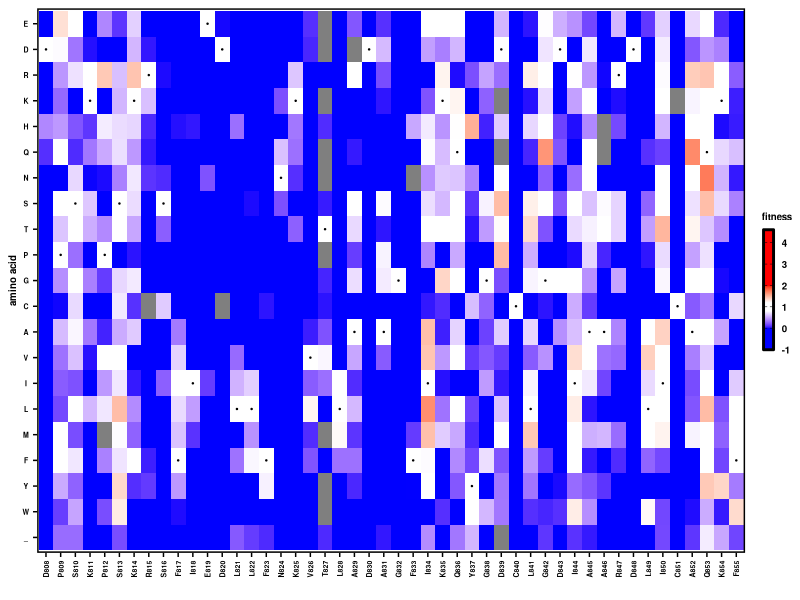
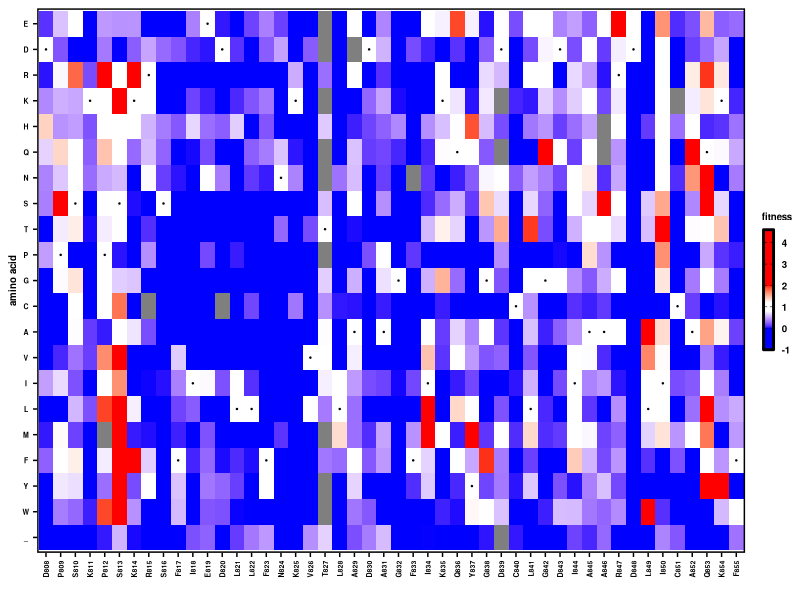
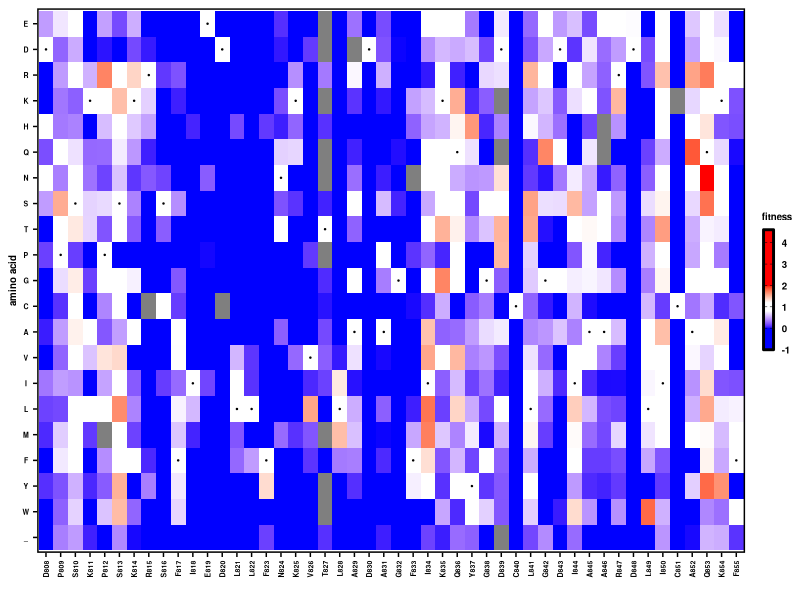
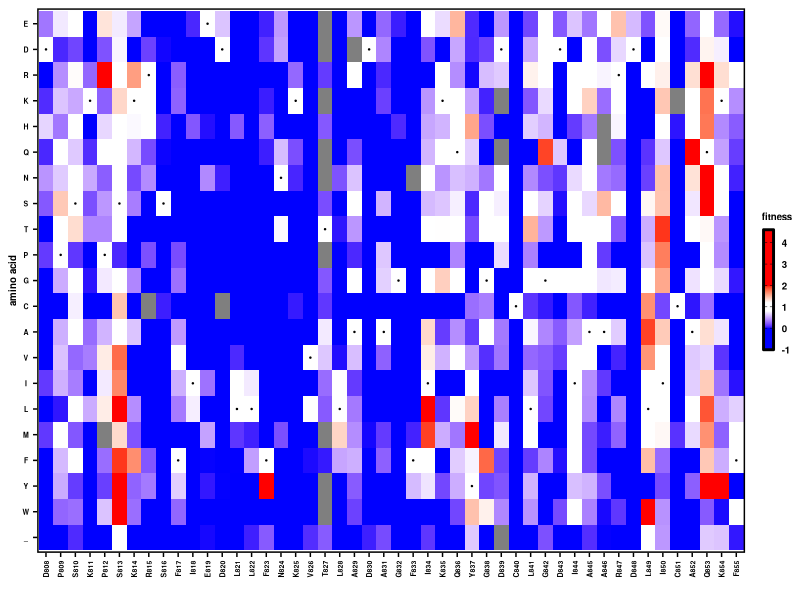
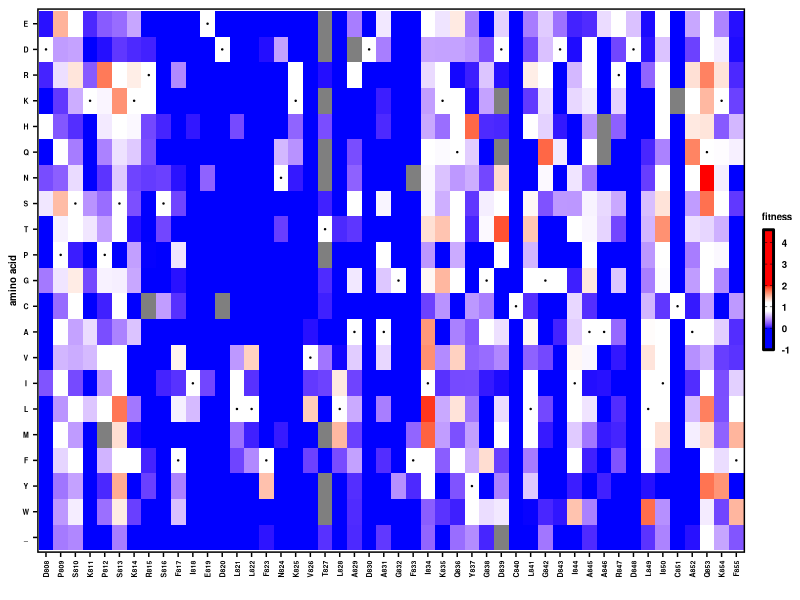
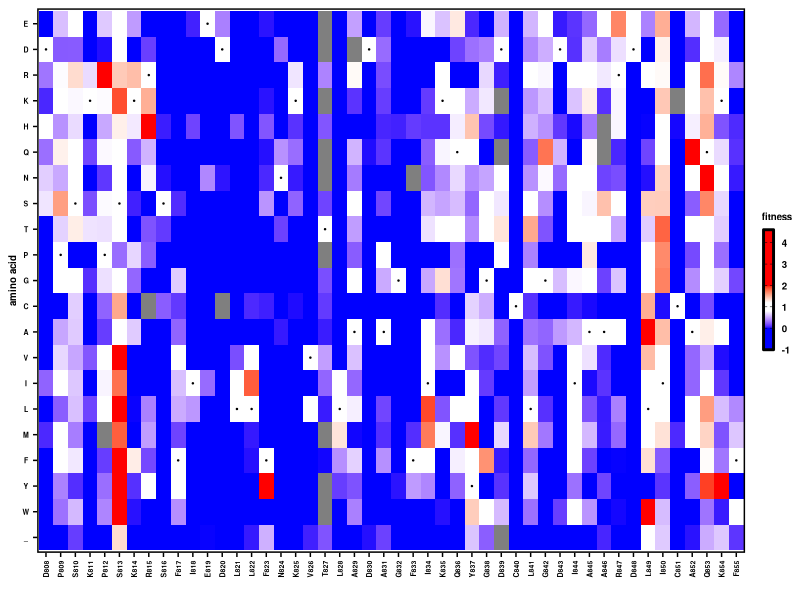

Source code (R) for these figures, in order:
#R code
library(ggplot2)
library(scales)
library(RColorBrewer)
library(readr)
library(tidyr)
library(reshape)
library(stringr)
library(dplyr)
library(gridExtra)
library(stringr)
require(cowplot)

plot_score_heatmap <- function(fitness_table, WTresibox, start_resi, end_resi, legend_title){
  textsize <- 5
  fitness_table <- fitness_table %>%
    filter(Pos >= start_resi & Pos <= end_resi)
  WTresibox     <- WTresibox %>%
    filter(Pos >= start_resi & Pos <= end_resi) %>%
    mutate(x=x-min(x)+1)
  p <-  ggplot() +
    geom_tile(data=fitness_table,aes(x=resi,y=aa,fill=parameter)) +
    scale_fill_gradientn(colours=c("blue","blue","white","white","red","red"),
                         limits=c(-1,4.6),
                         values=rescale(c(-1, 0, 0.8, 1.2, 2, 4.6)),
                         breaks=c(-1,0,1,2,3,4),
                         labels=c('-1','0','1','2','3','4'),
                         guide="colorbar",
                         na.value="grey50") +
    theme_cowplot(12) +
    theme(plot.background = element_rect(fill = "white"),
          axis.text=element_text(size=textsize,face="bold",colour = 'black'),
          axis.text.x=element_text(angle=90,hjust=1,vjust=0.5,colour = 'black'),
          axis.text.y=element_text(hjust=0.5,vjust=0.5,colour = 'black'),
          axis.title=element_text(size=7,face="bold"),
          axis.line = element_line(colour = 'black', size = 0),
          panel.border = element_rect(colour = "black", fill=NA, size=1)) +
    guides(fill = guide_colorbar(title.theme=element_text(size=7,face="bold",colour='black',hjust=0.5),
                                 label.theme=element_text(size=7,face="bold",colour='black'),
                                 frame.colour="black",
                                 frame.linewidth = 1,
                                 ticks = TRUE,
                                 ticks.colour = "black",
                                 barwidth = 0.5, barheight = 6, title=legend_title)) +
    geom_point(data=WTresibox, aes(x=x, y=y), color='black', size=0.2) +
    xlab("") +
    ylab("amino acid")
}

wrapper <- function(df_plot, graphname){
  df_plot <- df_plot %>%
    mutate(parameter=case_when(str_sub(resi,1,1)==aa ~ 1, TRUE ~ parameter)) %>% #Set WT parameter (usually 0 or 1)
    mutate(Mutation=paste(resi,aa,sep='')) %>%
    select(Mutation, avg_ipt_freq, resi, Pos, aa, parameter) #Variable name for input freq may need to chance
  print (range(df_plot$parameter,na.rm=T))
  p1 <- plot_score_heatmap(df_plot, WTresibox, 808, 855, legend_title)
  p <- grid.arrange(p1, nrow=1)
  ggsave(graphname,p,width=4, height=2, dpi=300) #Output file may need to adjust
  }

aa_level <- rev(c('E','D','R','K','H','Q','N','S','T','P','G','C','A','V','I','L','M','F','Y','W','_'))

start_pos <- 808
end_pos   <- 855

df <- read_tsv('result/FP_DMS_fit.tsv') %>%
  filter(!grepl('silent',mut_class)) %>%
  filter(!grepl('WT',mut_class)) %>%
  mutate(resi=str_sub(mut,1,-2))
residues <- unique(df$resi)

df <- df %>%
  filter(!grepl('silent',mut_class)) %>%
  filter(!grepl('WT',mut_class)) %>%
  filter(avg_ipt_freq>= 0.0001) %>%
  mutate(resi=str_sub(mut,1,-2)) %>%
  mutate(aa=str_sub(mut,-1,-1)) %>%
  filter(aa %in% aa_level) %>%
  mutate(aa=factor(aa,levels=aa_level)) %>%
  mutate(resi=factor(resi,levels=unique(residues))) %>%
  complete(resi, aa) %>%
  mutate(Pos=str_sub(resi,2,-1)) %>%
  mutate(Pos=as.numeric(as.character(Pos))) %>%
  arrange(Pos)

WTresibox  <- df %>%
  select(resi,Pos) %>%
  unique() %>%
  mutate(WT_resi=str_sub(resi,1,1)) %>%
  mutate(x=seq(1,end_pos-start_pos+1)) %>%
  mutate(y=match(WT_resi,aa_level)) %>%
  select(resi,WT_resi,Pos,x, y)

legend_title <- "fitness"

df_plot <- df %>% mutate(parameter=`fit_Calu3_noAb`) 
wrapper(df_plot, 'graph/FP_fit_Calu3_noAb_heatmap.png')

df_plot <- df %>% mutate(parameter=`fit_E6_noAb`) 
wrapper(df_plot, 'graph/FP_fit_E6_noAb_heatmap.png')

df_plot <- df %>% mutate(parameter=`fit_Calu3_CoV44-62`) 
wrapper(df_plot, 'graph/FP_fit_Calu3_CoV44-62_heatmap.png')

df_plot <- df %>% mutate(parameter=`fit_E6_CoV44-62`) 
wrapper(df_plot, 'graph/FP_fit_E6_CoV44-62_heatmap.png')

df_plot <- df %>% mutate(parameter=`fit_Calu3_CoV44-79`) 
wrapper(df_plot, 'graph/FP_fit_Calu3_CoV44-79_heatmap.png')

df_plot <- df %>% mutate(parameter=`fit_E6_CoV44-79`) 
wrapper(df_plot, 'graph/FP_fit_E6_CoV44-79_heatmap.png')
